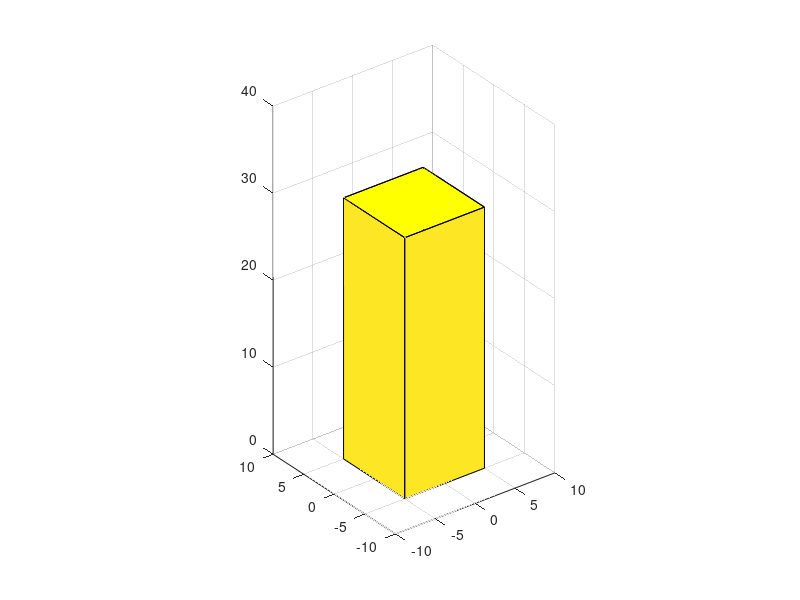

Write the MATLAB code that produced this figure.

l =  5;                                                 ##Length
w =  5;                                                 #Width
h = 30;                                                 # Height
X = [-1  -1   1   1  -1; -1  -1   1   1  -1]*l;
Y = [-1   1   1  -1  -1; -1   1   1  -1  -1]*w;
Z = [ 1   1   1   1   1;  0   0   0   0   0]*h;
figure(1)
surf(X, Y, Z)                                           # Plot Walls
hold on
patch(X(1,:), Y(1,:), Z(1,:), 'y')                      # Plot Flat Roof
hold off
grid on
axis equal
axis([-10  10    -10  10    0  40])